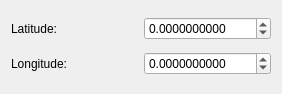
<?xml version="1.0" encoding="UTF-8"?>
<ui version="4.0">
 <class>PositionEditorWidget</class>
 <widget class="QWidget" name="PositionEditorWidget">
  <property name="geometry">
   <rect>
    <x>0</x>
    <y>0</y>
    <width>282</width>
    <height>94</height>
   </rect>
  </property>
  <property name="windowTitle">
   <string>Form</string>
  </property>
  <layout class="QGridLayout" name="gridLayout">
   <item row="0" column="0">
    <widget class="QLabel" name="label">
     <property name="text">
      <string>Latitude:</string>
     </property>
    </widget>
   </item>
   <item row="0" column="1">
    <widget class="QDoubleSpinBox" name="latitude">
     <property name="decimals">
      <number>10</number>
     </property>
     <property name="minimum">
      <double>-90.000000000000000</double>
     </property>
     <property name="maximum">
      <double>90.000000000000000</double>
     </property>
    </widget>
   </item>
   <item row="1" column="0">
    <widget class="QLabel" name="label_2">
     <property name="text">
      <string>Longitude:</string>
     </property>
    </widget>
   </item>
   <item row="1" column="1">
    <widget class="QDoubleSpinBox" name="longitude">
     <property name="decimals">
      <number>10</number>
     </property>
     <property name="minimum">
      <double>-180.000000000000000</double>
     </property>
     <property name="maximum">
      <double>180.000000000000000</double>
     </property>
    </widget>
   </item>
  </layout>
 </widget>
 <resources/>
 <connections/>
</ui>
